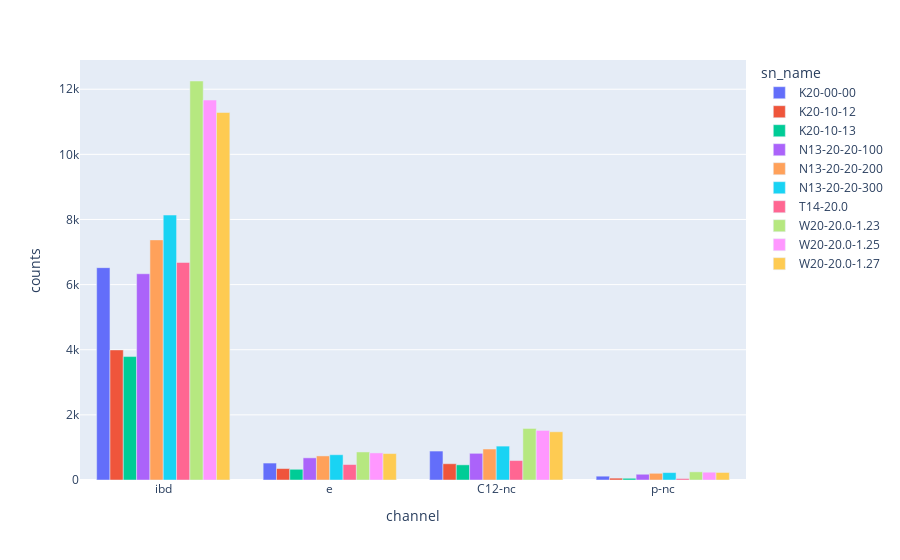

The notebook cell this image was saved under:
### Code cell
small_bars = no_Fornax[no_Fornax.channel.isin(bar_channels)]
bars = px.bar(small_bars, x='channel', y='counts', color='sn_name', barmode='group')
bars

### Figure 1 — Plotly figure (JSON) as saved in the notebook; plotly's stock layout.template omitted (floating-point values rounded to 4 significant figures)
{"data": [{"alignmentgroup": "True", "hovertemplate": "sn_name=K20-00-00<br>channel=%{x}<br>counts=%{y}<extra></extra>", "legendgroup": "K20-00-00", "marker": {"color": "#636efa", "pattern": {"shape": ""}}, "name": "K20-00-00", "offsetgroup": "K20-00-00", "orientation": "v", "showlegend": true, "textposition": "auto", "type": "bar", "x": ["ibd", "e", "C12-nc", "p-nc"], "xaxis": "x", "y": [6520.0, 520.3, 888.7, 117.4], "yaxis": "y"}, {"alignmentgroup": "True", "hovertemplate": "sn_name=K20-10-12<br>channel=%{x}<br>counts=%{y}<extra></extra>", "legendgroup": "K20-10-12", "marker": {"color": "#EF553B", "pattern": {"shape": ""}}, "name": "K20-10-12", "offsetgroup": "K20-10-12", "orientation": "v", "showlegend": true, "textposition": "auto", "type": "bar", "x": ["ibd", "e", "C12-nc", "p-nc"], "xaxis": "x", "y": [3994.0, 351.2, 499.8, 57.5], "yaxis": "y"}, {"alignmentgroup": "True", "hovertemplate": "sn_name=K20-10-13<br>channel=%{x}<br>counts=%{y}<extra></extra>", "legendgroup": "K20-10-13", "marker": {"color": "#00cc96", "pattern": {"shape": ""}}, "name": "K20-10-13", "offsetgroup": "K20-10-13", "orientation": "v", "showlegend": true, "textposition": "auto", "type": "bar", "x": ["ibd", "e", "C12-nc", "p-nc"], "xaxis": "x", "y": [3790.0, 329.1, 465.6, 52.74], "yaxis": "y"}, {"alignmentgroup": "True", "hovertemplate": "sn_name=N13-20-20-100<br>channel=%{x}<br>counts=%{y}<extra></extra>", "legendgroup": "N13-20-20-100", "marker": {"color": "#ab63fa", "pattern": {"shape": ""}}, "name": "N13-20-20-100", "offsetgroup": "N13-20-20-100", "orientation": "v", "showlegend": true, "textposition": "auto", "type": "bar", "x": ["ibd", "e", "C12-nc", "p-nc"], "xaxis": "x", "y": [6333.0, 680.8, 819.2, 176.9], "yaxis": "y"}, {"alignmentgroup": "True", "hovertemplate": "sn_name=N13-20-20-200<br>channel=%{x}<br>counts=%{y}<extra></extra>", "legendgroup": "N13-20-20-200", "marker": {"color": "#FFA15A", "pattern": {"shape": ""}}, "name": "N13-20-20-200", "offsetgroup": "N13-20-20-200", "orientation": "v", "showlegend": true, "textposition": "auto", "type": "bar", "x": ["ibd", "e", "C12-nc", "p-nc"], "xaxis": "x", "y": [7374.0, 739.7, 951.4, 205.6], "yaxis": "y"}, {"alignmentgroup": "True", "hovertemplate": "sn_name=N13-20-20-300<br>channel=%{x}<br>counts=%{y}<extra></extra>", "legendgroup": "N13-20-20-300", "marker": {"color": "#19d3f3", "pattern": {"shape": ""}}, "name": "N13-20-20-300", "offsetgroup": "N13-20-20-300", "orientation": "v", "showlegend": true, "textposition": "auto", "type": "bar", "x": ["ibd", "e", "C12-nc", "p-nc"], "xaxis": "x", "y": [8136.0, 776.0, 1041.0, 227.7], "yaxis": "y"}, {"alignmentgroup": "True", "hovertemplate": "sn_name=T14-20.0<br>channel=%{x}<br>counts=%{y}<extra></extra>", "legendgroup": "T14-20.0", "marker": {"color": "#FF6692", "pattern": {"shape": ""}}, "name": "T14-20.0", "offsetgroup": "T14-20.0", "orientation": "v", "showlegend": true, "textposition": "auto", "type": "bar", "x": ["ibd", "e", "C12-nc", "p-nc"], "xaxis": "x", "y": [6680.0, 475.2, 597.1, 44.39], "yaxis": "y"}, {"alignmentgroup": "True", "hovertemplate": "sn_name=W20-20.0-1.23<br>channel=%{x}<br>counts=%{y}<extra></extra>", "legendgroup": "W20-20.0-1.23", "marker": {"color": "#B6E880", "pattern": {"shape": ""}}, "name": "W20-20.0-1.23", "offsetgroup": "W20-20.0-1.23", "orientation": "v", "showlegend": true, "textposition": "auto", "type": "bar", "x": ["ibd", "e", "C12-nc", "p-nc"], "xaxis": "x", "y": [12250.0, 861.2, 1583.0, 250.9], "yaxis": "y"}, {"alignmentgroup": "True", "hovertemplate": "sn_name=W20-20.0-1.25<br>channel=%{x}<br>counts=%{y}<extra></extra>", "legendgroup": "W20-20.0-1.25", "marker": {"color": "#FF97FF", "pattern": {"shape": ""}}, "name": "W20-20.0-1.25", "offsetgroup": "W20-20.0-1.25", "orientation": "v", "showlegend": true, "textposition": "auto", "type": "bar", "x": ["ibd", "e", "C12-nc", "p-nc"], "xaxis": "x", "y": [11670.0, 832.0, 1522.0, 239.3], "yaxis": "y"}, {"alignmentgroup": "True", "hovertemplate": "sn_name=W20-20.0-1.27<br>channel=%{x}<br>counts=%{y}<extra></extra>", "legendgroup": "W20-20.0-1.27", "marker": {"color": "#FECB52", "pattern": {"shape": ""}}, "name": "W20-20.0-1.27", "offsetgroup": "W20-20.0-1.27", "orientation": "v", "showlegend": true, "textposition": "auto", "type": "bar", "x": ["ibd", "e", "C12-nc", "p-nc"], "xaxis": "x", "y": [11290.0, 812.5, 1481.0, 231.5], "yaxis": "y"}], "layout": {"barmode": "group", "legend": {"title": {"text": "sn_name"}, "tracegroupgap": 0}, "margin": {"t": 60}, "xaxis": {"anchor": "y", "domain": [0, 1], "title": {"text": "channel"}}, "yaxis": {"anchor": "x", "domain": [0, 1], "title": {"text": "counts"}}}}
